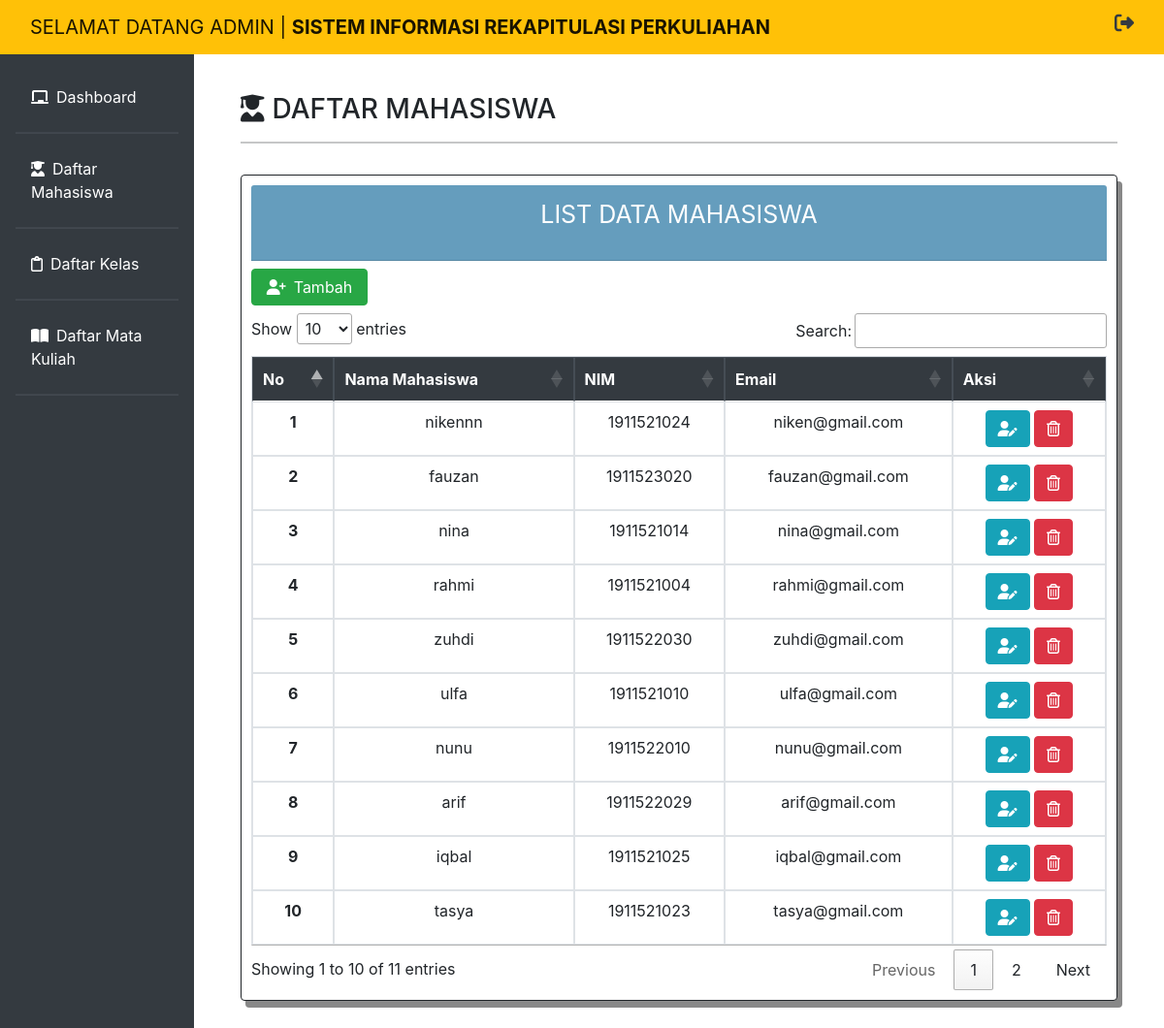
The app's page /lihat_mahasiswa.php with its own data.
### tables this page shows
CREATE TABLE `mahasiswa` (
  `mahasiswa_id` int(11) NOT NULL,
  `nama` varchar(50) NOT NULL,
  `nim` varchar(18) NOT NULL,
  `email` varchar(50) NOT NULL,
  `tipe` int(11) NOT NULL,
  `password` int(11) NOT NULL
);

### lihat_mahasiswa.php (the view, shortened to what this page needs)
<!DOCTYPE html>
<html lang="en">
<head>
    <link href="https://cdn.jsdelivr.net/npm/bootstrap@5.0.1/dist/css/bootstrap.min.css" rel="stylesheet">
    <link rel="stylesheet" type="text/css" href="admin.css">
    <link rel="stylesheet" href="https://cdn.jsdelivr.net/npm/bootstrap@4.5.3/dist/css/bootstrap.min.css">
    <link rel="stylesheet" type="text/css" href="https://cdn.datatables.net/1.10.22/css/jquery.dataTables.css">
</head>
<body>
    <nav class="navbar navbar-expand-lg navbar-light bg-warning fixed-top">
      <div class="container-fluid">
        <a class="navbar-brand" href="dashboard.php">SELAMAT DATANG ADMIN | <b>SISTEM INFORMASI REKAPITULASI PERKULIAHAN</b></a>
          <div class="icon">
            <h5>
              <a href="logout.php"><i class="fas fa-sign-out-alt text-dark" data-toggle="tooltip" title="Log Out"></i></a>
            </h5>
          </div>
        </div>
    </nav>
    <div class="row no-gutters mt-5">
      <div class="col-md-2 bg-dark mt-2 pr-3 pt-4">
        <ul class="nav flex-column ml-3 mb-5">
          <li class="nav-item">
            <a class="nav-link active text-white" aria-current="page" href="dashboard.php"><i class="fas fa-chalkboard mr-2"></i>Dashboard</a><hr class="bg-secondary">
          </li>
          <li class="nav-item">
            <a class="nav-link text-white" href="lihat_mahasiswa.php"><i class="fas fa-user-graduate mr-2"></i>Daftar Mahasiswa</a><hr class="bg-secondary">
          </li>
          <li class="nav-item">
            <a class="nav-link text-white" href="lihat_kelas.php"><i class="far fa-clipboard mr-2"></i>Daftar Kelas</a><hr class="bg-secondary">
          </li>
          <li class="nav-item">
            <a class="nav-link text-white" href="lihat_makul.php"><i class="fas fa-book-open mr-2"></i>Daftar Mata Kuliah</a><hr class="bg-secondary">
          </li>
        </ul>
      </div>
      <div class="col-md-10 p-5 pt-2">
        <h3><i class="fas fa-user-graduate mr-2"></i>DAFTAR MAHASISWA</h3><hr>
            <div class="container">
                <div class="row">
                    <div class="col-20 mt-3 mb-5" style="margin: 0 auto; padding: 0;">
                        <div class="card" style="border: 1px solid;
                                                    padding: 10px;
                                                    box-shadow: 5px 7px #888888;">
                            <div class="card-header" style="background-color: #659DBD; text-align: center; font-size: 25px;"><p class="text-white">LIST DATA MAHASISWA</div>
                            <a href="tambah_mahasiswa.php" class="btn btn-success mt-2 mb-2" style="width: 120px;"><i class="fas fa-user-plus mr-2"></i>Tambah</a>
                            <table id="table_id" class="table table-bordered table-hover" style="text-align: center;">
                                <thead class="thead-dark">
                                    <tr>
                                        <th scope="col" >No</th>
                                        <th scope="col" >Nama Mahasiswa</th>
                                        <th scope="col" >NIM</th>
                                        <th scope="col" >Email</th>
                                        <th scope="col" >Aksi</th>
                                    </tr>
                                </thead>
                                <tbody>
                                    <?php
                                    include 'koneksi.php';
                                    $no = 1;
                                    $select = mysqli_query($conn, "SELECT * FROM mahasiswa WHERE tipe=2");
                                    while ($d = mysqli_fetch_array($select)) {
                                    ?>
                                        <tr>
                                            <th scope="row"><?php echo $no++ ?></th>
                                            <td>
                                                <?php echo $d['nama']; ?>
                                            </td>
                                            <td>
                                                <?php echo $d['nim']; ?>
                                            </td>
                                            <td>
                                                <?php echo $d['email']; ?>
                                            </td>
                                            <td>
                                                <form action="lihat_mahasiswa.php" method="POST">
                                                <a class="btn btn-info" href="edit_mahasiswa.php?mahasiswa_id=<?php echo $d['mahasiswa_id']; ?>"><i class="fas fa-user-edit" data-toggle="tooltip" title="Edit"></i></a>
                                                <button onclick="return confirm('Apakah anda ingin menghapus data?');" type="submit" class="btn btn-danger" name="Hapus"><i class="far fa-trash-alt" data-toggle="tooltip" title="Hapus"></i></button>
                                            </form>
                                            </td>
                                        </tr>
                                        <?php } ?>
                                </tbody>
                            </table>
                        </div>
                    </div>
                </div>
            </div>
</body>
</html>

### records on screen
mahasiswa: nama "nikennn", nim "1911521024", email "niken@gmail.com"
mahasiswa: nama "fauzan", nim "1911523020", email "fauzan@gmail.com"
mahasiswa: nama "nina", nim "1911521014", email "nina@gmail.com"
mahasiswa: nama "rahmi", nim "1911521004", email "rahmi@gmail.com"
mahasiswa: nama "zuhdi", nim "1911522030", email "zuhdi@gmail.com"
mahasiswa: nama "ulfa", nim "1911521010", email "ulfa@gmail.com"
mahasiswa: nama "nunu", nim "1911522010", email "nunu@gmail.com"
mahasiswa: nama "arif", nim "1911522029", email "arif@gmail.com"
mahasiswa: nama "iqbal", nim "1911521025", email "iqbal@gmail.com"
mahasiswa: nama "tasya", nim "1911521023", email "tasya@gmail.com"
